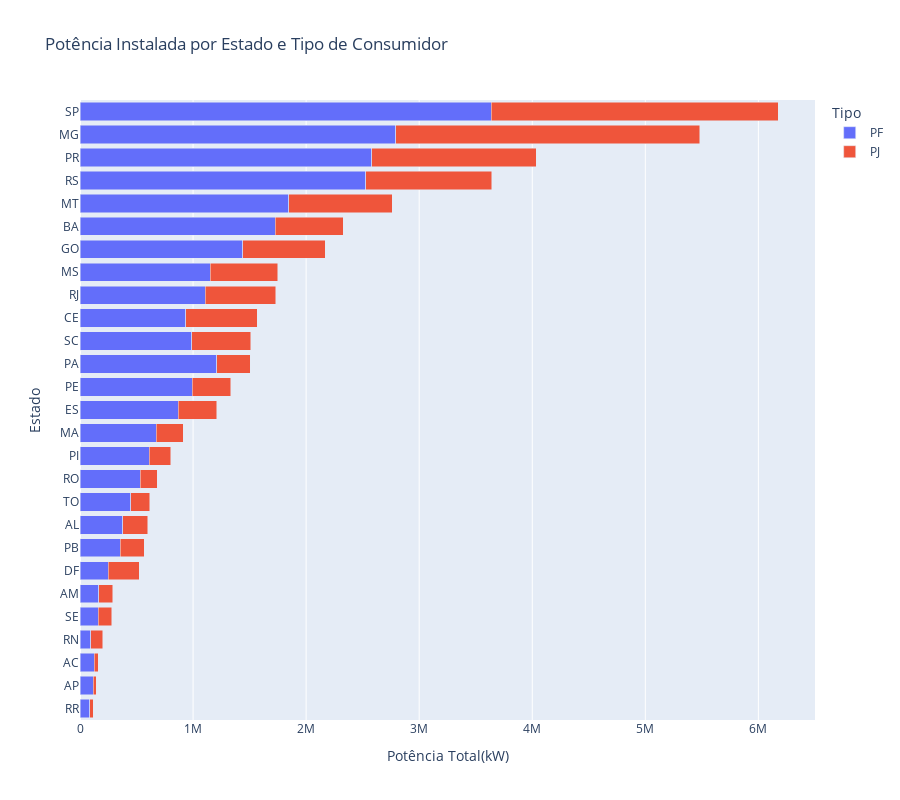

Notebook source saved alongside this figure:
### Code cell
fig = px.bar(
    resumo,
    y='Estado',
    x='kW',
    color='Tipo_consumidor',
    title='Potência Instalada por Estado e Tipo de Consumidor',
    labels={'kW':'Potência Total(kW)', 'Tipo_consumidor':'Tipo'},
    barmode='stack', # stack torna o gráfico de coluna empilhada
    height=800
)
fig.update_layout(yaxis={'categoryorder': 'total ascending'}) # agora vai deixar em ordem decrescente se baseando no todo e não no PJ

fig.show()

### Figure 1 — Plotly figure (JSON) as saved in the notebook; plotly's stock layout.template omitted (floating-point values rounded to 4 significant figures)
{"data": [{"hovertemplate": "Tipo=PF<br>Potência Total(kW)=%{x}<br>Estado=%{y}<extra></extra>", "legendgroup": "PF", "marker": {"color": "#636efa", "pattern": {"shape": ""}}, "name": "PF", "orientation": "h", "showlegend": true, "textposition": "auto", "type": "bar", "x": [3639000.0, 2792000.0, 2580000.0, 2527000.0, 1848000.0, 1728000.0, 1441000.0, 1210000.0, 1152000.0, 1107000.0, 994600.0, 990000.0, 934200.0, 870800.0, 674800.0, 611900.0, 534700.0, 448400.0, 379200.0, 357900.0, 249400.0, 164300.0, 161900.0, 126600.0, 116600.0, 96930.0, 84290.0], "xaxis": "x", "y": ["SP", "MG", "PR", "RS", "MT", "BA", "GO", "PA", "MS", "RJ", "PE", "SC", "CE", "ES", "MA", "PI", "RO", "TO", "AL", "PB", "DF", "AM", "SE", "AC", "AP", "RN", "RR"], "yaxis": "y"}, {"hovertemplate": "Tipo=PJ<br>Potência Total(kW)=%{x}<br>Estado=%{y}<extra></extra>", "legendgroup": "PJ", "marker": {"color": "#EF553B", "pattern": {"shape": ""}}, "name": "PJ", "orientation": "h", "showlegend": true, "textposition": "auto", "type": "bar", "x": [2690000.0, 2537000.0, 1455000.0, 1115000.0, 911400.0, 726800.0, 632200.0, 624400.0, 600900.0, 596000.0, 521400.0, 340100.0, 339000.0, 295000.0, 272600.0, 239400.0, 218000.0, 210300.0, 191400.0, 169900.0, 149200.0, 123400.0, 116800.0, 104200.0, 36620.0, 30780.0, 27080.0], "xaxis": "x", "y": ["MG", "SP", "PR", "RS", "MT", "GO", "CE", "RJ", "BA", "MS", "SC", "PE", "ES", "PA", "DF", "MA", "AL", "PB", "PI", "TO", "RO", "AM", "SE", "RN", "AC", "RR", "AP"], "yaxis": "y"}], "layout": {"barmode": "stack", "height": 800, "legend": {"title": {"text": "Tipo"}, "tracegroupgap": 0}, "title": {"text": "Potência Instalada por Estado e Tipo de Consumidor"}, "xaxis": {"anchor": "y", "domain": [0, 1], "title": {"text": "Potência Total(kW)"}}, "yaxis": {"anchor": "x", "categoryorder": "total ascending", "domain": [0, 1], "title": {"text": "Estado"}}}}
